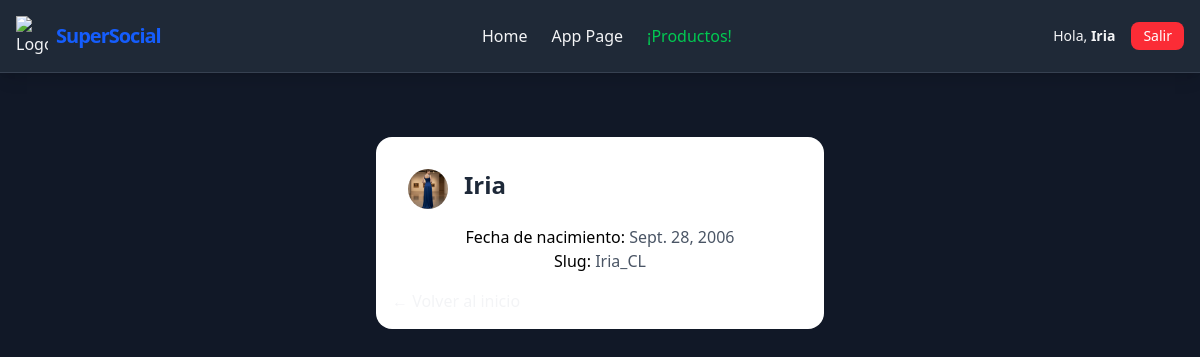
Page /Super_Social/Person/Iria_CL/ (signed in) on the committed database.
### Super_Social/models.py (models this page shows, shortened)
class Person(models.Model):
    name = models.CharField(max_length=50)
    birth = models.DateField()
    slug = models.SlugField()
    picture = models.ImageField(default='def_user.png', blank=True)

### Super_Social/views.py (the view)
# urls.py: path('Person/<slug:slug>/', views.person, name='person'),
def person(request, slug):
    my_person = Person.objects.get(slug = slug)
    return render(request, 'Person.html', {'person': my_person})

### Super_Social/templates/Person.html (shortened to what this page needs)
<!DOCTYPE html>
{% extends "base.html" %}
{% load static %}
{% block content %}
<div class="max-w-md mx-auto mt-10 p-4 bg-white dark:bg-gray-800 rounded-2xl">
  <div class="p-4 flex items-center">
    <img src="{{person.picture.url}}" class="rounded-full w-10 mr-4"/>
    <h1 class="text-2xl font-bold text-gray-800 dark:text-white mb-2">{{ person.name }}</h1>
  </div>
  <div class="text-center">
    <p class="text-gray-600 dark:text-gray-300"><span class="text-black dark:text-white">Fecha de nacimiento:</span> {{ person.birth }}</p>
    <p class="text-gray-600 dark:text-gray-300"><span class="text-black dark:text-white">Slug:</span> {{ person.slug }}</p>
  </div>
  <div class="mt-4">
      <a href="{% url 'home' %}" class="hover:text-blue-500">← Volver al inicio</a>
  </div>
</div>
{% endblock content %}

### theme/templates/base.html (shortened to what this page needs)
<!DOCTYPE html>
{% load static tailwind_tags %}
<html lang="es" class="dark">
<head>
    {% tailwind_css %}
</head>
<body class="bg-gray-100 dark:bg-gray-900 min-h-screen">
    <header class="p-4 shadow-lg sticky top-0 z-50 flex justify-between items-center bg-white">
        <div class="flex items-center space-x-2">
            <img src="{% static 'img/favicon-16x16.png' %}" class="w-8" alt="Logo"/>
            <h1 class="text-xl font-black tracking-tighter text-blue-600 dark:text-blue-400">SuperSocial</h1>
        </div>
        <nav class="hidden md:flex space-x-6 mx-auto font-medium">
            <a href="{% url 'home' %}" class="hover:text-blue-500 transition-colors">Home</a>
            <a href="{% url 'Super_Social:app_page' %}" class="hover:text-blue-500 transition-colors">App Page</a>
            {% if user.is_authenticated %}
                <a href="{% url 'Super_Social:post_new' %}" class="text-green-500">¡Productos!</a>
            {% endif %}
        </nav>
        <div class="flex items-center space-x-4">
            {% if user.is_authenticated %}
                <span class="text-sm hidden sm:block">Hola, <b>{{ user.username }}</b></span>
                <form action="{% url 'users:logout' %}" method="post" class="m-0">
                    <button type="submit" class="bg-red-500 hover:bg-red-600 text-white px-3 py-1 rounded-lg text-sm transition-all">Salir</button>
                </form>
            {% else %}
                <a href="{% url 'users:login' %}" class="text-sm font-bold">Login</a>
                <a href="{% url 'users:register' %}" class="bg-blue-500 hover:!bg-blue-600 dark:hover:text-blue-400 text-white px-3 py-1 rounded-lg text-sm font-medium transition-all">Regístrate</a>
            {% endif %}
        </div>
    </header>
    <main class="max-w-4xl mx-auto p-4 sm:p-6">
        {% block content %}
            {% endblock %}
    </main>
</body>
</html>

### theme/templates/base.html (style rules this page uses)
.dark body { background-color: #111827 !important; color: #f3f4f6 !important; }
.dark header { background-color: #1f2937 !important; border-bottom: 1px solid #374151 !important; }
body { transition: background-color 0.3s ease; font-family: ui-sans-serif, system-ui, sans-serif; }

### rows in the picture
Person: picture (picture), name "Iria", birth "Sept. 28, 2006", slug "Iria_CL"

### other values in the picture
{{ user.username }} "Iria"
